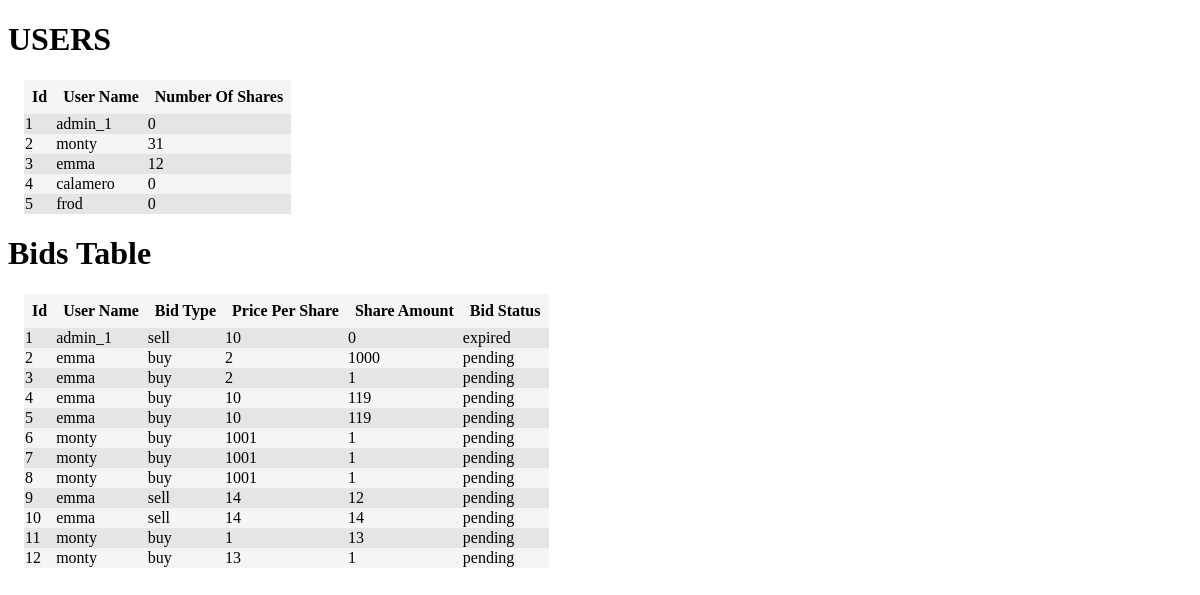
Before: /admin_dashboard with the older database file.
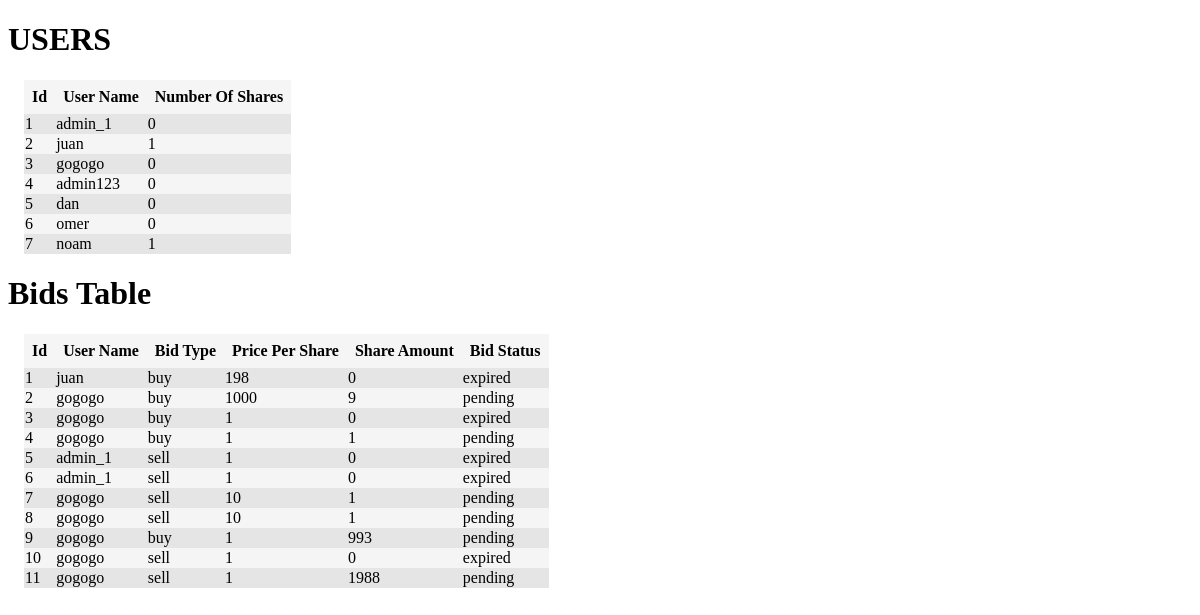
After: the same page with the newer database file.
### app.py (models this page shows, shortened)
class Users(db.Model):
    id = db.Column(db.Integer, primary_key=True)
    user_name = db.Column(db.String(80), unique=True, nullable=False)
    number_of_shares = db.Column(db.Integer())

class TradeBids(db.Model):
    id = db.Column(db.Integer, primary_key=True)
    bid_type = db.Column(db.String(80), nullable=False)
    price_per_share = db.Column(db.Integer())
    share_amount = db.Column(db.Integer())
    trader_name = db.Column(db.String(80), nullable=False)
    bid_status = db.Column(db.String(80), nullable=False)

### app.py (the view)
@app.route('/admin_dashboard')
def admin_dashboard():
    headings = ('Id', 'User Name', 'Bid Type', 'Price Per Share', 'Share Amount', 'Bid Status')
    data = TradeBids.query.all()
    users_headings = ('Id', 'User Name', 'Number Of Shares')
    users_data = Users.query.all()
    return render_template('admin_dashboard.html', headings=headings, data=data, users_headings=users_headings,
                           users_data=users_data)

### templates/admin_dashboard.html (shortened to what this page needs)
<!DOCTYPE html>
<html lang="en">
<head>
    <link rel="stylesheet" href="/static/styles.css"/>
</head>
<body>
<h1>USERS</h1>
<table class="table">
    <tr class="table__header">
        {% for header in users_headings %}
            <th class="table__cell">{{ header }}</th>
        {% endfor %}
    </tr>
    {% for row in users_data %}
        <tr class="table__row">
            <td class="table_cell">{{ row.id }}</td>
            <td class="table_cell">{{ row.user_name }}</td>
            <td class="table_cell">{{ row.number_of_shares }}</td>
        </tr>
    {% endfor %}
</table>
<h1>Bids Table</h1>
<table class="table">
    <tr class="table__header">
        {% for header in headings %}
            <th class="table__cell">{{ header }}</th>
        {% endfor %}
    </tr>
    {% for row in data %}
        <tr class="table__row">
            <td class="table_cell">{{ row.id }}</td>
            <td class="table_cell">{{ row.trader_name }}</td>
            <td class="table_cell">{{ row.bid_type }}</td>
            <td class="table_cell">{{ row.price_per_share }}</td>
            <td class="table_cell">{{ row.share_amount }}</td>
            <td class="table_cell">{{ row.bid_status }}</td>
        </tr>
    {% endfor %}
</table>
</body>
</html>

Changed rows visible on the page:
removed TradeBids: id "12", trader_name "monty", bid_type "buy", price_per_share "13", share_amount "1", bid_status "pending"
changed Users id 2: user_name "monty" → "juan"; number_of_shares "31" → "1"
changed Users id 3: user_name "emma" → "gogogo"; number_of_shares "12" → "0"
changed Users id 4: user_name "calamero" → "admin123"
changed Users id 5: user_name "frod" → "dan"
added Users: id "6", user_name "omer", number_of_shares "0"
added Users: id "7", user_name "noam", number_of_shares "1"
changed TradeBids id 1: trader_name "admin_1" → "juan"; bid_type "sell" → "buy"; price_per_share "10" → "198"
changed TradeBids id 2: trader_name "emma" → "gogogo"; price_per_share "2" → "1000"; share_amount "1000" → "9"
changed TradeBids id 3: trader_name "emma" → "gogogo"; price_per_share "2" → "1"; share_amount "1" → "0"; bid_status "pending" → "expired"
changed TradeBids id 4: trader_name "emma" → "gogogo"; price_per_share "10" → "1"; share_amount "119" → "1"
changed TradeBids id 5: trader_name "emma" → "admin_1"; bid_type "buy" → "sell"; price_per_share "10" → "1"; share_amount "119" → "0"; bid_status "pending" → "expired"
changed TradeBids id 6: trader_name "monty" → "admin_1"; bid_type "buy" → "sell"; price_per_share "1001" → "1"; share_amount "1" → "0"; bid_status "pending" → "expired"
changed TradeBids id 7: trader_name "monty" → "gogogo"; bid_type "buy" → "sell"; price_per_share "1001" → "10"
changed TradeBids id 8: trader_name "monty" → "gogogo"; bid_type "buy" → "sell"; price_per_share "1001" → "10"
changed TradeBids id 9: trader_name "emma" → "gogogo"; bid_type "sell" → "buy"; price_per_share "14" → "1"; share_amount "12" → "993"
changed TradeBids id 10: trader_name "emma" → "gogogo"; price_per_share "14" → "1"; share_amount "14" → "0"; bid_status "pending" → "expired"
changed TradeBids id 11: trader_name "monty" → "gogogo"; bid_type "buy" → "sell"; share_amount "13" → "1988"
